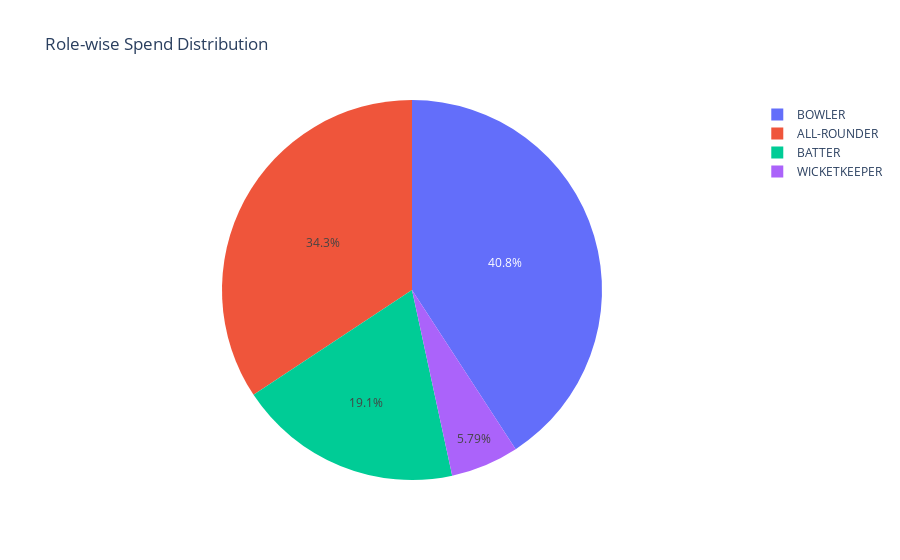

Write notebook code for a chart like this one.
### Markdown cell above
#### Role-wise Spend Distribution

### Code cell
role_spend = df.groupby('TYPE')['COST IN ₹ (CR.)'].sum().reset_index()
fig = px.pie(role_spend, names='TYPE', values='COST IN ₹ (CR.)', title='Role-wise Spend Distribution')
fig.show()

### Figure 1 — Plotly figure (JSON) as saved in the notebook; plotly's stock layout.template omitted (floating-point values rounded to 4 significant figures)
{"data": [{"domain": {"x": [0, 1], "y": [0, 1]}, "hovertemplate": "TYPE=%{label}<br>COST IN ₹ (CR.)=%{value}<extra></extra>", "labels": ["ALL-ROUNDER", "BATTER", "BOWLER", "WICKETKEEPER"], "legendgroup": "", "name": "", "showlegend": true, "type": "pie", "values": [79.05, 44.0, 94.05, 13.35]}], "layout": {"legend": {"tracegroupgap": 0}, "title": {"text": "Role-wise Spend Distribution"}}}
